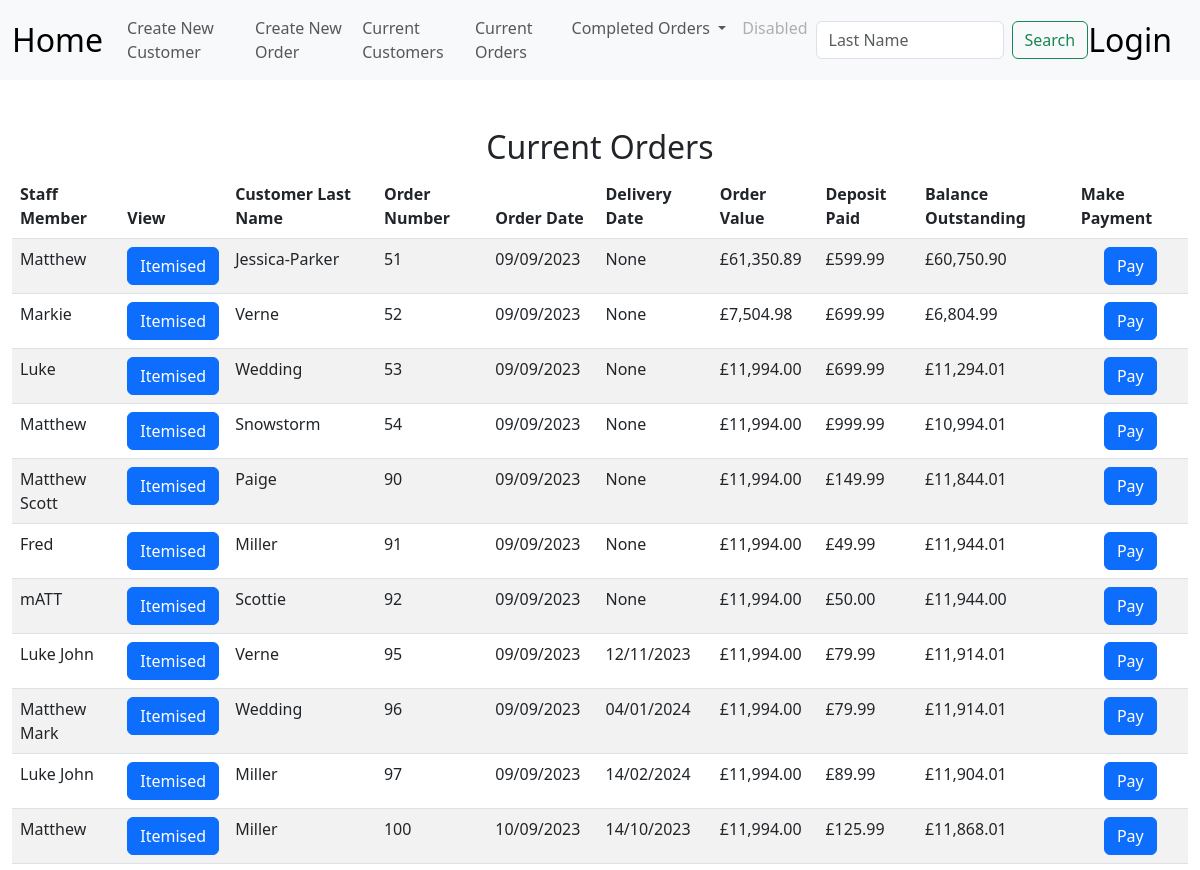
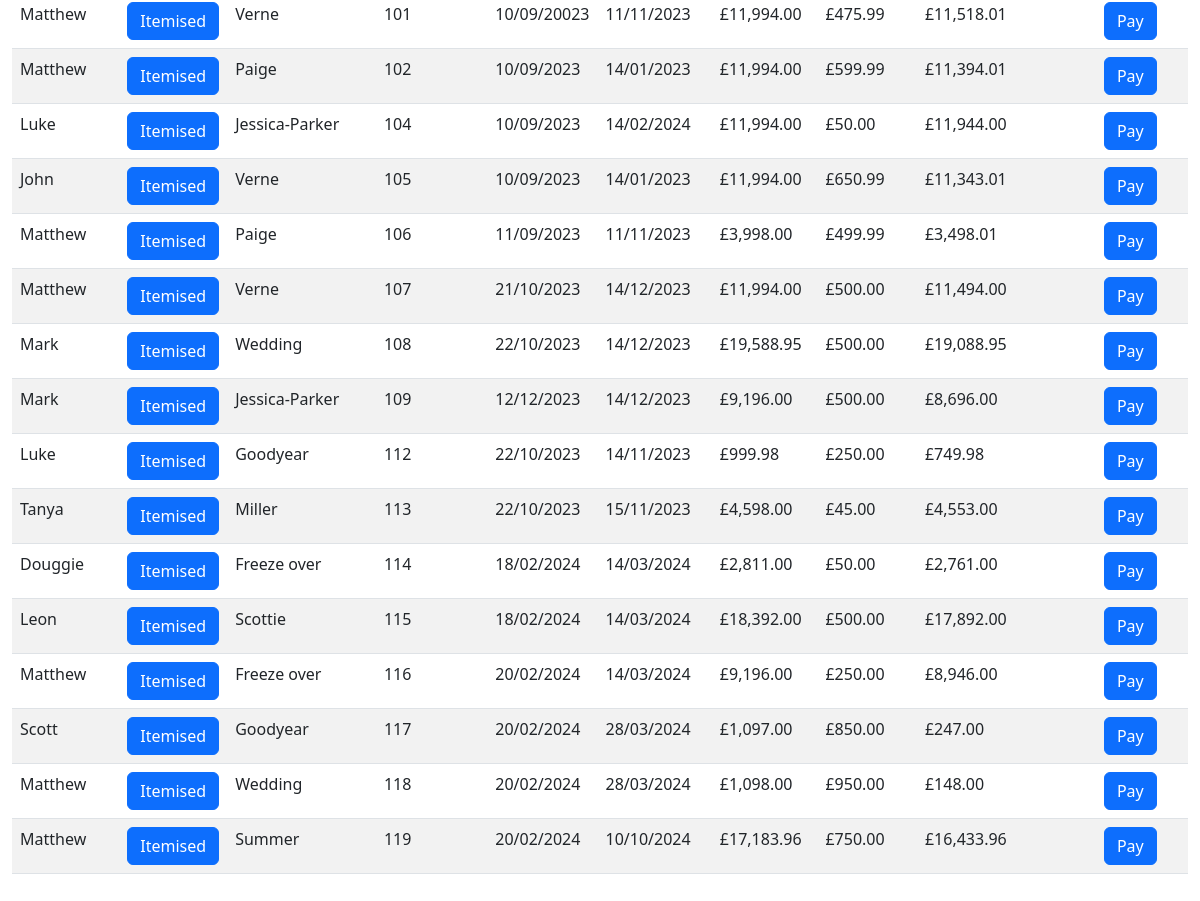
The page /open_orders on the database its author committed (2 pictures, top to bottom).
### tables this page shows
CREATE TABLE orders(order_id INTEGER PRIMARY KEY AUTOINCREMENT NOT NULL,  cust_id INTEGER, order_no INTEGER, item_id INTEGER, staff_member TEXT, order_date DATETIME, completion TEXT, delivery_date DATETIME, colour_finish TEXT, extra_details TEXT, selling_price DECIMAL, del_col_take TEXT , quantity INTEGER, balance DECIMAL, deposit DECIMAL);

### app.py (the view)
@app.route("/open_orders", methods=["GET", "POST"])
def open_orders():
    if request.method == "POST":
        order_no = request.form.get("order_no")
        current = db.execute("SELECT * FROM orders WHERE order_id = (?);", order_no)
        for row in current:
            customer_id = row["cust_id"]
            staff_member = row["staff_member"]
            order_date = row["order_date"]
            item_id = row["item_id"]
        db.execute("INSERT INTO current_order(cust_id, staff_member, order_date, item_id, order_number) VALUES (?, ?, ?, ?, ?);", customer_id,  staff_member, order_date, item_id, order_no)
        return render_template("stock_list.html", order_no = order_no)
    else:
        ord_detail = db.execute("select orders.staff_member, orders.cust_id, last_name, order_id,orders.order_date, orders.deposit, completion, orders.delivery_date, balance, total_cost from orders JOIN customers on orders.cust_id = customers.id JOIN current_order ON current_order.order_number = orders.order_id GROUP BY order_id;")
        return render_template("open_orders.html", ord_detail = ord_detail)

### app.py (called while the page is built)
@app.after_request
def after_request(response):
    response.headers["Cache-Control"] = "no-cache, no-store, must-revalidate"
    response.headers["Expires"] = 0
    response.headers["Pragma"] = "no-cache"
    return response

### extras.py (called while the page is built)
def GBP(value):
    return f"£{value:,.2f}"

### templates/open_orders.html (shortened to what this page needs)
{% extends "layout.html" %}
{% block main %}
<div class="section">
    <h2>Current Orders</h2>
    <table class="table table-striped">
        <thead>
            <tr>
                <th class="text-start">Staff Member</th>
                <th class="text-start">View</th>
                <th class="text-start">Customer Last Name</th>
                <th class="text-start">Order Number</th>
                <th class="text-start">Order Date</th>
                <th class="text-start">Delivery Date</th>
                <th class="text-start">Order Value</th>
                <th class="text-start">Deposit Paid</th>
                <th class="text-start">Balance Outstanding</th>
                <th class="text-start"> Make Payment</th>
            </tr>
    </thead>
        <tbody>
            {% for row in ord_detail %}
            <tr>
                <td class="text-start">{{ row["staff_member"] }}</td>
                <form action="/show_content" method="POST">
                    <td><input type="hidden" name="order_no" VALUE="{{ row['order_id'] }}"><button class="btn btn-primary" type="submit">Itemised</button></td>
                </form>
                <td class="text-start">{{ row["last_name"] }}</td>
                <td class="text-start">{{ row["order_id"] }}</td>
                <td class="text-start">{{ row["order_date"] }}</td>
                <td class="text-start">{{ row["delivery_date"] }}</td>
                <td class="text-start">{{ row["total_cost"] |GBP }}</td>
                <td class="text-start">{{ row["deposit"] |GBP }}</td>
                <td class="text-start">{{ (row["total_cost"] - row["deposit"]) |GBP }}</td>
                <form action="/pay" method="POST">
                    <td><input type="hidden" name="order_no" VALUE="{{ row['order_id'] }}"><button class="btn btn-primary" type="submit">Pay</button></td>
                </form>
                </tr>
            {% endfor %}
        </tbody>
    </table>
</div>
{% endblock %}

### templates/layout.html (shortened to what this page needs)
<!doctype html>
<html lang="en">
  <head>
    <link href="https://cdn.jsdelivr.net/npm/bootstrap@5.3.0/dist/css/bootstrap.min.css" rel="stylesheet">
    <link href="/static/styles.css" rel="stylesheet">
  </head>
  <body>
        <nav class="navbar navbar-expand-lg bg-body-tertiary">
        <div class="container-fluid">
          <a class="navbar-brand" href="/home">Home</a>
            <div class="collapse navbar-collapse" id="navbarSupportedContent">
                <ul class="navbar-nav me-auto mb-2 mb-lg-0">
                <li class="nav-item">
                    <li class="nav-item"><a class="nav-link" href="/new_customer">Create New Customer</a></li>
                    <li class="nav-item"><a class="nav-link" href="/choose_customer">Create New Order</a></li>
                </li>
                <li class="nav-item">
                  <li class="nav-item"><a class="nav-link" href="/list_of_customers">Current Customers</a></li>
                  <a class="nav-link" href="/open_orders">Current Orders</a>
                </li>
                <li class="nav-item dropdown">
                    <a class="nav-link dropdown-toggle" href="#" role="button" data-bs-toggle="dropdown" aria-expanded="false">
                    Completed Orders
                    </a>
                </li>
                <li class="nav-item">
                    <a class="nav-link disabled">Disabled</a>
                </li>
                </ul>
                <form class="d-flex" role="search">
                <input class="form-control me-2" type="search" placeholder="Last Name" aria-label="Search">
                <button class="btn btn-outline-success" type="submit">Search</button>
                </form>
            </div>
            <a class="navbar-brand" href="/">Login</a>
            </div>
        </nav>
      <main class="container-fluid py-5 text-center">
        {% block main %}{% endblock %}
      </main>
  </body>

### static/styles.css (style rules this page uses)
nav .navbar-brand { font-size: xx-large; }

### rows shown on the page
orders: staff_member "Matthew", last_name "Jessica-Parker", order_id "51", order_date "09/09/2023", delivery_date "None", total_cost|GBP "£61,350.89", deposit|GBP "£599.99", (row['total_cost']-row['deposit'])|GBP "£60,750.90"
orders: staff_member "Markie", last_name "Verne", order_id "52", order_date "09/09/2023", delivery_date "None", total_cost|GBP "£7,504.98", deposit|GBP "£699.99", (row['total_cost']-row['deposit'])|GBP "£6,804.99"
orders: staff_member "Luke", last_name "Wedding", order_id "53", order_date "09/09/2023", delivery_date "None", total_cost|GBP "£11,994.00", deposit|GBP "£699.99", (row['total_cost']-row['deposit'])|GBP "£11,294.01"
orders: staff_member "Matthew", last_name "Snowstorm", order_id "54", order_date "09/09/2023", delivery_date "None", total_cost|GBP "£11,994.00", deposit|GBP "£999.99", (row['total_cost']-row['deposit'])|GBP "£10,994.01"
orders: staff_member "Matthew Scott", last_name "Paige", order_id "90", order_date "09/09/2023", delivery_date "None", total_cost|GBP "£11,994.00", deposit|GBP "£149.99", (row['total_cost']-row['deposit'])|GBP "£11,844.01"
orders: staff_member "Fred", last_name "Miller", order_id "91", order_date "09/09/2023", delivery_date "None", total_cost|GBP "£11,994.00", deposit|GBP "£49.99", (row['total_cost']-row['deposit'])|GBP "£11,944.01"
orders: staff_member "mATT", last_name "Scottie", order_id "92", order_date "09/09/2023", delivery_date "None", total_cost|GBP "£11,994.00", deposit|GBP "£50.00", (row['total_cost']-row['deposit'])|GBP "£11,944.00"
orders: staff_member "Luke John", last_name "Verne", order_id "95", order_date "09/09/2023", delivery_date "12/11/2023", total_cost|GBP "£11,994.00", deposit|GBP "£79.99", (row['total_cost']-row['deposit'])|GBP "£11,914.01"
orders: staff_member "Matthew Mark", last_name "Wedding", order_id "96", order_date "09/09/2023", delivery_date "04/01/2024", total_cost|GBP "£11,994.00", deposit|GBP "£79.99", (row['total_cost']-row['deposit'])|GBP "£11,914.01"
orders: staff_member "Luke John", last_name "Miller", order_id "97", order_date "09/09/2023", delivery_date "14/02/2024", total_cost|GBP "£11,994.00", deposit|GBP "£89.99", (row['total_cost']-row['deposit'])|GBP "£11,904.01"
orders: staff_member "Matthew", last_name "Miller", order_id "100", order_date "10/09/2023", delivery_date "14/10/2023", total_cost|GBP "£11,994.00", deposit|GBP "£125.99", (row['total_cost']-row['deposit'])|GBP "£11,868.01"
orders: staff_member "Matthew", last_name "Verne", order_id "101", order_date "10/09/20023", delivery_date "11/11/2023", total_cost|GBP "£11,994.00", deposit|GBP "£475.99", (row['total_cost']-row['deposit'])|GBP "£11,518.01"
orders: staff_member "Matthew", last_name "Paige", order_id "102", order_date "10/09/2023", delivery_date "14/01/2023", total_cost|GBP "£11,994.00", deposit|GBP "£599.99", (row['total_cost']-row['deposit'])|GBP "£11,394.01"
orders: staff_member "Luke", last_name "Jessica-Parker", order_id "104", order_date "10/09/2023", delivery_date "14/02/2024", total_cost|GBP "£11,994.00", deposit|GBP "£50.00", (row['total_cost']-row['deposit'])|GBP "£11,944.00"
orders: staff_member "John", last_name "Verne", order_id "105", order_date "10/09/2023", delivery_date "14/01/2023", total_cost|GBP "£11,994.00", deposit|GBP "£650.99", (row['total_cost']-row['deposit'])|GBP "£11,343.01"
orders: staff_member "Matthew", last_name "Paige", order_id "106", order_date "11/09/2023", delivery_date "11/11/2023", total_cost|GBP "£3,998.00", deposit|GBP "£499.99", (row['total_cost']-row['deposit'])|GBP "£3,498.01"
orders: staff_member "Matthew", last_name "Verne", order_id "107", order_date "21/10/2023", delivery_date "14/12/2023", total_cost|GBP "£11,994.00", deposit|GBP "£500.00", (row['total_cost']-row['deposit'])|GBP "£11,494.00"
orders: staff_member "Mark", last_name "Wedding", order_id "108", order_date "22/10/2023", delivery_date "14/12/2023", total_cost|GBP "£19,588.95", deposit|GBP "£500.00", (row['total_cost']-row['deposit'])|GBP "£19,088.95"
orders: staff_member "Mark", last_name "Jessica-Parker", order_id "109", order_date "12/12/2023", delivery_date "14/12/2023", total_cost|GBP "£9,196.00", deposit|GBP "£500.00", (row['total_cost']-row['deposit'])|GBP "£8,696.00"
orders: staff_member "Luke", last_name "Goodyear", order_id "112", order_date "22/10/2023", delivery_date "14/11/2023", total_cost|GBP "£999.98", deposit|GBP "£250.00", (row['total_cost']-row['deposit'])|GBP "£749.98"
orders: staff_member "Tanya", last_name "Miller", order_id "113", order_date "22/10/2023", delivery_date "15/11/2023", total_cost|GBP "£4,598.00", deposit|GBP "£45.00", (row['total_cost']-row['deposit'])|GBP "£4,553.00"
orders: staff_member "Douggie", last_name "Freeze over", order_id "114", order_date "18/02/2024", delivery_date "14/03/2024", total_cost|GBP "£2,811.00", deposit|GBP "£50.00", (row['total_cost']-row['deposit'])|GBP "£2,761.00"
orders: staff_member "Leon", last_name "Scottie", order_id "115", order_date "18/02/2024", delivery_date "14/03/2024", total_cost|GBP "£18,392.00", deposit|GBP "£500.00", (row['total_cost']-row['deposit'])|GBP "£17,892.00"
orders: staff_member "Matthew", last_name "Freeze over", order_id "116", order_date "20/02/2024", delivery_date "14/03/2024", total_cost|GBP "£9,196.00", deposit|GBP "£250.00", (row['total_cost']-row['deposit'])|GBP "£8,946.00"
orders: staff_member "Scott", last_name "Goodyear", order_id "117", order_date "20/02/2024", delivery_date "28/03/2024", total_cost|GBP "£1,097.00", deposit|GBP "£850.00", (row['total_cost']-row['deposit'])|GBP "£247.00"
orders: staff_member "Matthew", last_name "Wedding", order_id "118", order_date "20/02/2024", delivery_date "28/03/2024", total_cost|GBP "£1,098.00", deposit|GBP "£950.00", (row['total_cost']-row['deposit'])|GBP "£148.00"
orders: staff_member "Matthew", last_name "Summer", order_id "119", order_date "20/02/2024", delivery_date "10/10/2024", total_cost|GBP "£17,183.96", deposit|GBP "£750.00", (row['total_cost']-row['deposit'])|GBP "£16,433.96"
